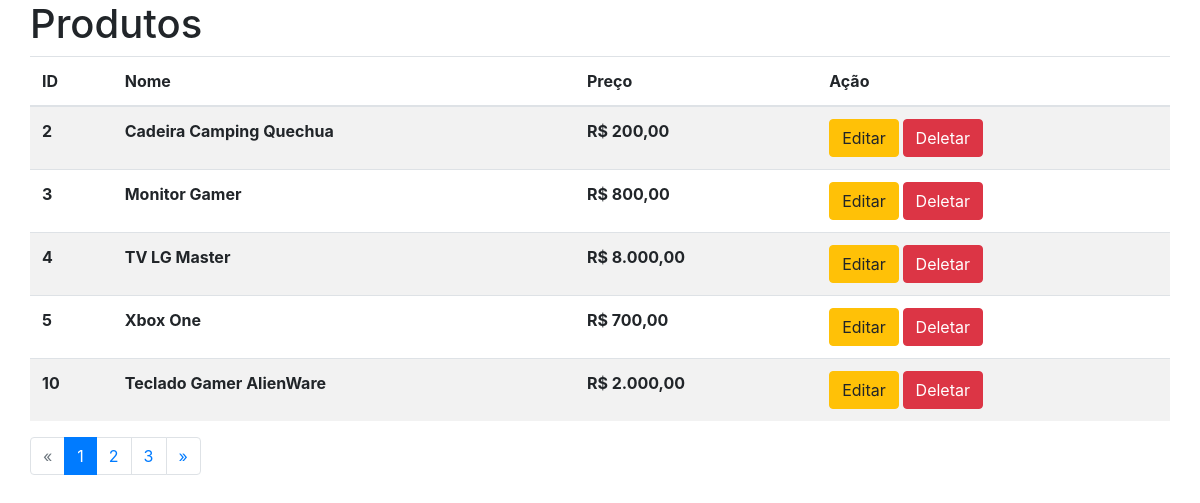
The page / on the database its author committed.
### core/models.py (models this page shows, shortened)
class Produto(models.Model):
    nome = models.CharField(max_length=100)
    preco = models.DecimalField(max_digits=8, decimal_places=2)

### core/views.py (the view)
# urls.py: path('', IndexView.as_view(), name='index'),
class IndexView(ListView):
    models = Produto #listar produtos
    template_name = 'index.html' #pagina index
    paginate_by = 5
    ordering = 'id'
    queryset = Produto.objects.all() #trazendo todos os produtos

### core/templates/index.html
{% extends 'base.html' %}
{% load humanize %}
{% block content %}
    <div class="row">
        <h1>Produtos</h1>
        <table class="table table-striped">
            <thead>
                <tr>
                    <th scope="col">ID</th>
                    <th scope="col">Nome</th>
                    <th scope="col">Preço</th>
                    <th scope="col">Ação</th>
                </tr>
            </thead>
            <tbody>
                {% for produto in page_obj %}
                    <tr>
                        <th scope="row">{{ produto.id }}</th>
                        <th scope="row">{{ produto.nome }}</th>
                        <th scope="row"> R$ {{ produto.preco|intcomma }}</th>
                        <th>
                            <a class="btn btn-warning" href="{% url 'upd_produto' produto.pk %}">Editar</a>
                            <a class="btn btn-danger" href="{% url 'del_produto' produto.pk %}">Deletar</a>
                        </th>
                    </tr>
                {% endfor %}
            </tbody>
        </table>
        {% include 'paginacao.html' %}
    </div>
{% endblock %}

### core/templates/base.html (shortened to what this page needs)
{% load bootstrap4 %}
<!DOCTYPE html>
<html lang="pt-br">
<head>
    {% bootstrap_css %}
</head>
<body>
    <div class="container">
        {% block content %}{% endblock %}
    </div>
</body>
</html>

### core/templates/paginacao.html
{% if is_paginated %}
            <nav aria-label="navegacao-paginacao">
                <ul class="pagination">
                    {% if page_obj.has_previous %}
                        <li class="page-item">
                            <a class="page-link" href="?page={{ page_obj_previous_page_number }}">&laquo;</a>
                        </li>
                    {% else %}
                        <li class="page-item disabled">
                            <a class="page-link" href="#">&laquo;</a>
                        </li>
                    {% endif %}
                    {% for num in paginator.page_range %}
                        {% if page_obj.number == num %}
                            <li class="page-item active">
                                <a class="page-link" href="#">{{ num }}</a>
                            </li>
                        {% else %}
                            <li class="page-item">
                                <a class="page-link" href="?page={{ num }}">{{ num }}</a>
                            </li>
                        {% endif %}
                    {% endfor %}
                    {% if page_obj.has_next %}
                        <li class="page-item">
                            <a class="page-link" href="?page={{ page_obj.next_page_number }}">&raquo;</a>
                        </li>
                    {% else %}
                        <li class="page-item disabled">
                            <a class="page-link" href="#">&raquo;</a>
                        </li>
                    {% endif %}
                </ul>
            </nav>
{% endif %}

### rows shown on the page
Produto: id "2", nome "Cadeira Camping Quechua", preco "200,00"
Produto: id "3", nome "Monitor Gamer", preco "800,00"
Produto: id "4", nome "TV LG Master", preco "8.000,00"
Produto: id "5", nome "Xbox One", preco "700,00"
Produto: id "10", nome "Teclado Gamer AlienWare", preco "2.000,00"

### other values the page prints
{{ num }} "1"
{{ num }} "2" "3"
